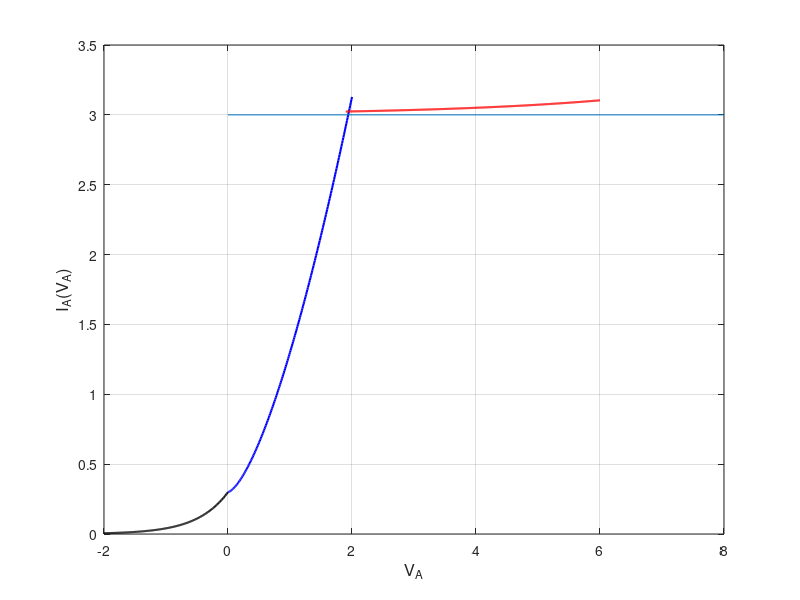

Write the MATLAB code that produced this figure.
clear; clc 

i0  = 0.3;
va1 = -2:0.01:0; 
va2 = 0:0.01:2; 
va3 = 1.9:0.01:6;
kT  = 0.5 ; 
T = 0.2;

a   = 3  ;
b   = 1  ;
c   = 0.3;
phi = 0.18 ;

i1 = i0 * exp(va1/kT);
i2 = i0 + b  * va2.^(3/2)   ;
i3 = a+ c * T^2 * exp(phi*va3/kT) ; 

plot(va1, i1,'black','LineWidth',1.5)
hold on 
plot(va2, i2,'b','LineWidth',1.5)
hold on 
plot(va3,i3,'r','LineWidth',1.5)
hold on 
% plot(plot:Arrow2d([0,0],[0,6]))
grid 
xlabel('V_A','FontSize',12) 
ylabel('I_A(V_A)','FontSize',12)

line([0,8],[3,3])